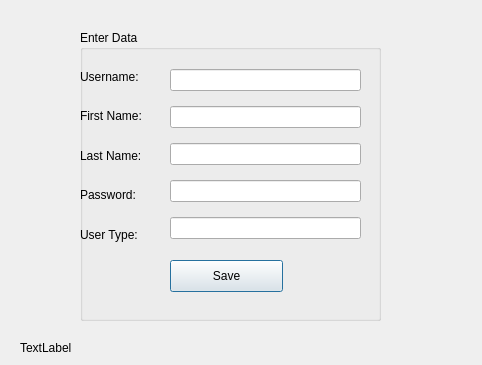
<?xml version="1.0" encoding="UTF-8"?>
<ui version="4.0">
 <class>addUser</class>
 <widget class="QDialog" name="addUser">
  <property name="geometry">
   <rect>
    <x>0</x>
    <y>0</y>
    <width>482</width>
    <height>365</height>
   </rect>
  </property>
  <property name="windowTitle">
   <string>Dialog</string>
  </property>
  <widget class="QGroupBox" name="groupBox">
   <property name="geometry">
    <rect>
     <x>80</x>
     <y>30</y>
     <width>301</width>
     <height>291</height>
    </rect>
   </property>
   <property name="title">
    <string>Enter Data</string>
   </property>
   <widget class="QWidget" name="layoutWidget">
    <property name="geometry">
     <rect>
      <x>0</x>
      <y>30</y>
      <width>81</width>
      <height>191</height>
     </rect>
    </property>
    <layout class="QVBoxLayout" name="verticalLayout">
     <item>
      <widget class="QLabel" name="label">
       <property name="text">
        <string>Username:</string>
       </property>
      </widget>
     </item>
     <item>
      <widget class="QLabel" name="label_2">
       <property name="text">
        <string>First Name:</string>
       </property>
      </widget>
     </item>
     <item>
      <widget class="QLabel" name="label_3">
       <property name="text">
        <string>Last Name:</string>
       </property>
      </widget>
     </item>
     <item>
      <widget class="QLabel" name="label_4">
       <property name="text">
        <string>Password:</string>
       </property>
      </widget>
     </item>
     <item>
      <widget class="QLabel" name="label_5">
       <property name="text">
        <string>User Type:</string>
       </property>
      </widget>
     </item>
    </layout>
   </widget>
   <widget class="QWidget" name="layoutWidget">
    <property name="geometry">
     <rect>
      <x>90</x>
      <y>30</y>
      <width>191</width>
      <height>191</height>
     </rect>
    </property>
    <layout class="QVBoxLayout" name="verticalLayout_2">
     <item>
      <widget class="QLineEdit" name="text_username"/>
     </item>
     <item>
      <widget class="QLineEdit" name="text_fname"/>
     </item>
     <item>
      <widget class="QLineEdit" name="text_lname"/>
     </item>
     <item>
      <widget class="QLineEdit" name="text_password"/>
     </item>
     <item>
      <widget class="QLineEdit" name="text_type"/>
     </item>
    </layout>
   </widget>
   <widget class="QPushButton" name="pushButton">
    <property name="geometry">
     <rect>
      <x>90</x>
      <y>230</y>
      <width>113</width>
      <height>32</height>
     </rect>
    </property>
    <property name="text">
     <string>Save</string>
    </property>
   </widget>
  </widget>
  <widget class="QLabel" name="label_status">
   <property name="geometry">
    <rect>
     <x>20</x>
     <y>340</y>
     <width>59</width>
     <height>16</height>
    </rect>
   </property>
   <property name="text">
    <string>TextLabel</string>
   </property>
  </widget>
 </widget>
 <resources/>
 <connections/>
</ui>
